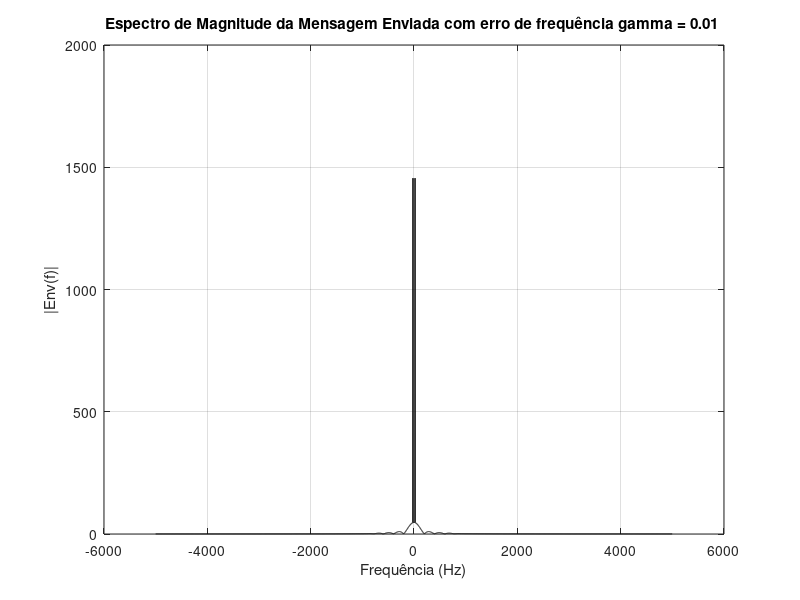
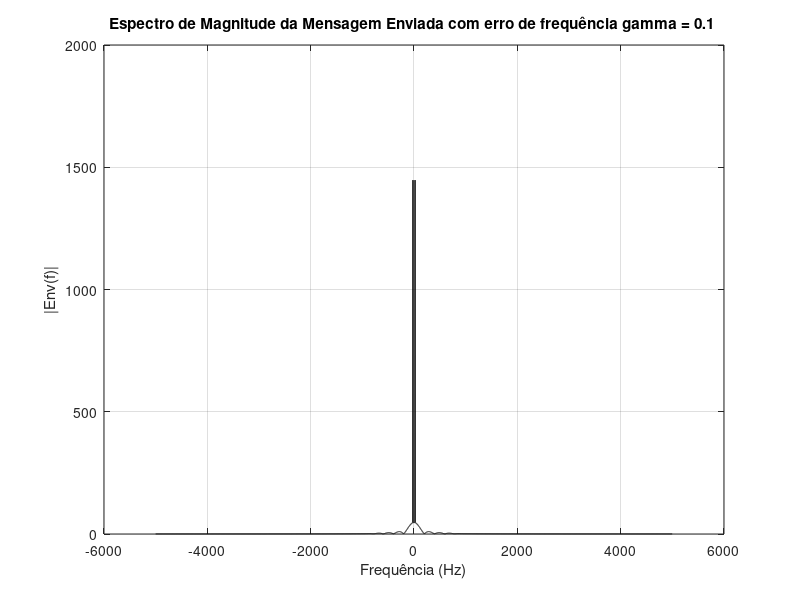
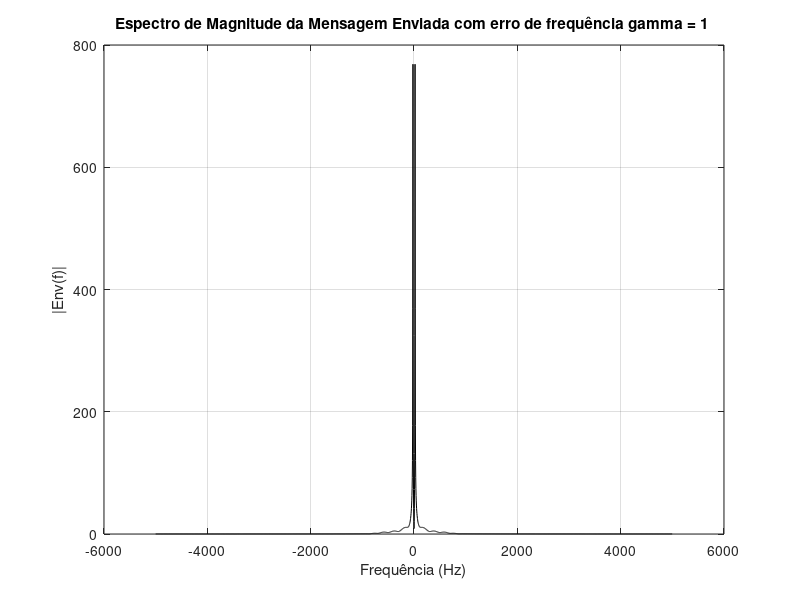
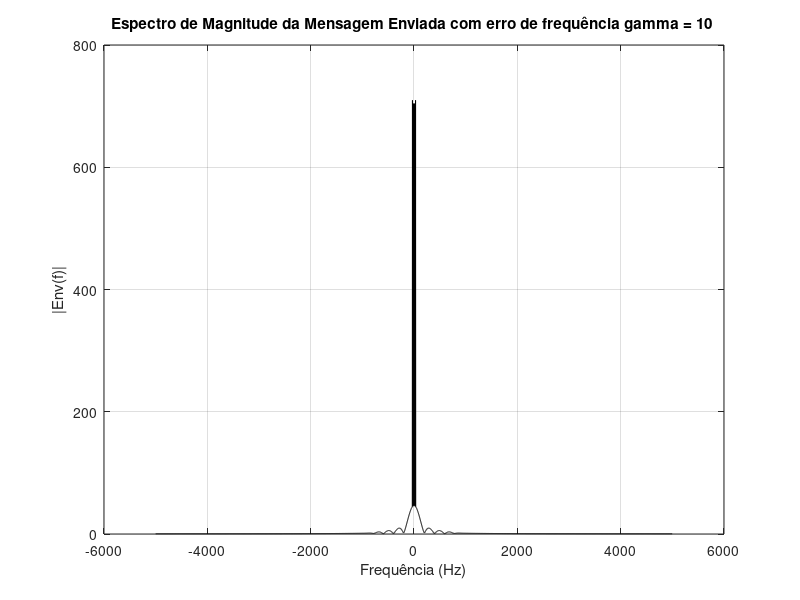

MATLAB code to generate these figures, in order:
pkg load signal

% AM.m suppressed carrier AM with freq and phase offset
time=.3; Ts=1/10000;                        % sampling interval and time base
t=Ts:Ts:time; lent=length(t);               % define a "time" vector
fc=1000; c=cos(2*pi*fc*t);                  % define the carrier at freq fc
fm=20; %w=5/lent*(1:lent)+
w = cos(2*pi*fm*t);    % create "message"
v=c.*w;


% modulate with carrier
gamma = [0.01, 0.1, 1, 10];                   % freq
phi=[-pi,-pi/2,-pi/3,-pi/6,0,pi/6,pi/3,pi/2,pi]; %phase offset

fs = 1/Ts;
N = length(t);
f = (-N/2:N/2-1) * (fs / N); % Frequências


% generate the figure
for i = 1:length(gamma)

  c_i =cos(2*pi*(fc+gamma(i))*t);              % create cosine for demod
  x=v.*c_i;                                    % demod received signal

  fbe=[0 0.1 0.2 1]; damps=[1 1 0 0]; fl=100; % low pass filter design
  b=firpm(fl,fbe,damps);                   % impulse response of LPF
  m=2*filter(b,1,x);

  figure(i);
  M = fftshift(fft(m));
  abs_M = abs(M);
  plot(f,abs_M,"black");
  title(sprintf('Espectro de Magnitude da Mensagem Enviada com erro de frequência gamma = %d ',gamma(i)));
  xlabel('Frequência (Hz)');
  ylabel('|Env(f)|');
  grid on;

endfor
